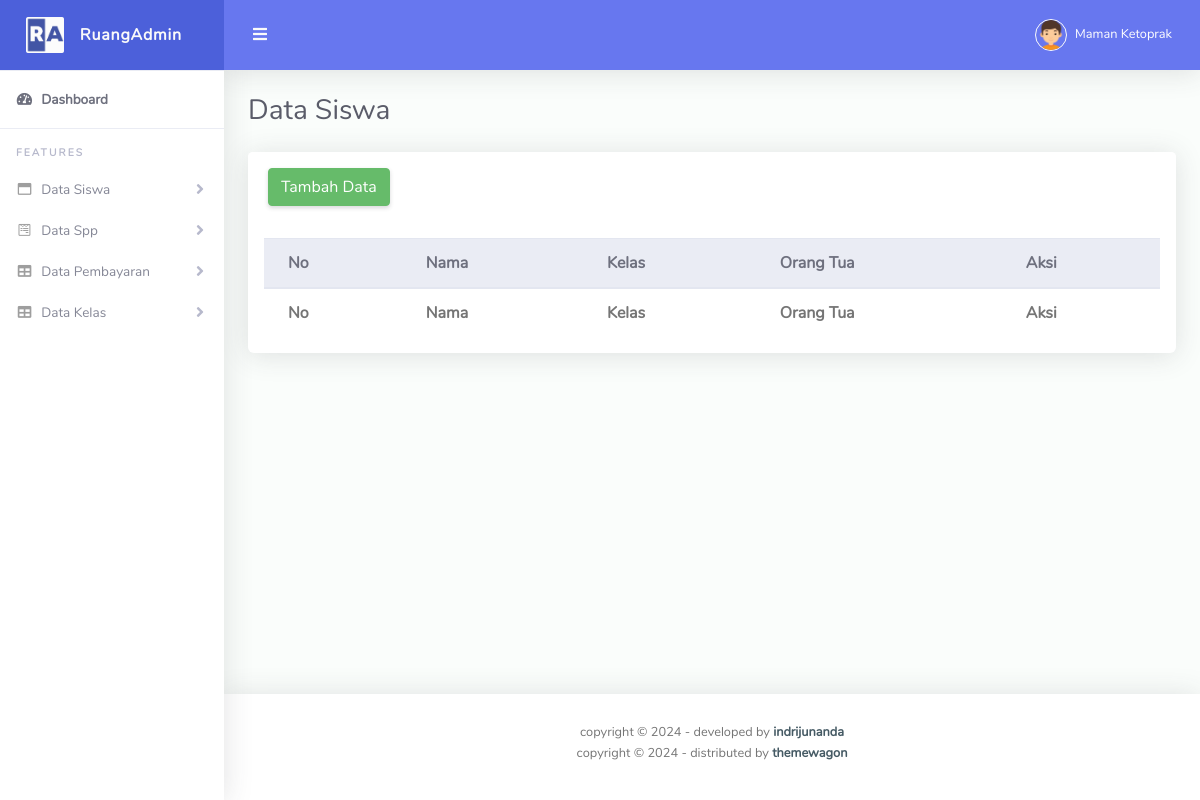
Page /admin/siswa.php (signed in) on the earlier database version.
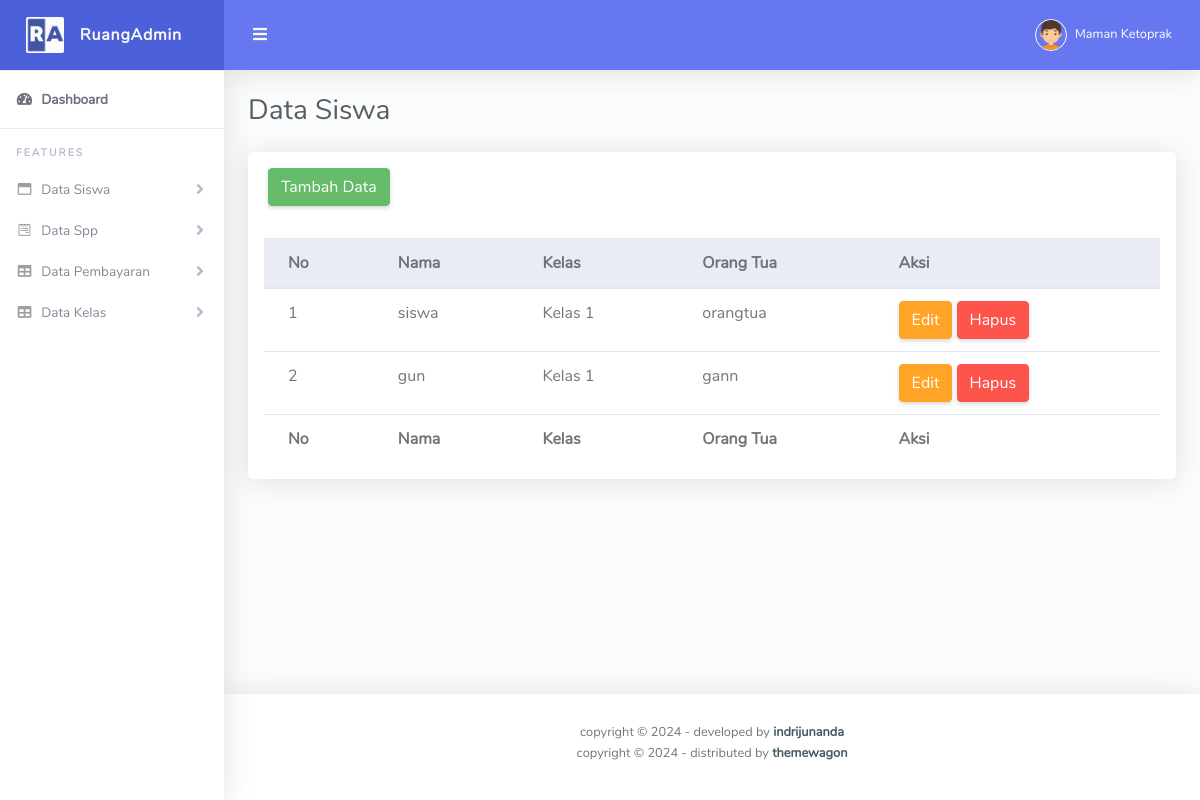
Same page on the later database version.
### tables this page shows
CREATE TABLE `siswa_221043` (
  `id_221043` int(11) NOT NULL,
  `nama_221043` varchar(255) NOT NULL,
  `username_221043` varchar(255) NOT NULL,
  `id_kelas_221043` int(11) NOT NULL,
  `alamat_221043` text DEFAULT NULL,
  `orangtua_id_221043` int(11) DEFAULT NULL,
  `password_221043` varchar(255) NOT NULL
);

CREATE TABLE `kelas_221043` (
  `id_221043` int(11) NOT NULL,
  `kelas_221043` varchar(255) NOT NULL
);

CREATE TABLE `orangtua_221043` (
  `id_221043` int(11) NOT NULL,
  `nama_221043` varchar(255) NOT NULL,
  `username_221043` varchar(255) NOT NULL,
  `email_221043` varchar(255) NOT NULL,
  `password_221043` varchar(255) NOT NULL
);

### admin/siswa.php (the view, shortened to what this page needs)
<?php
include '../koneksi.php';
?>
<!DOCTYPE html>
<html lang="en">
<head>
  <link href="../assets/vendor/fontawesome-free/css/all.min.css" rel="stylesheet" type="text/css">
  <link href="../assets/vendor/bootstrap/css/bootstrap.min.css" rel="stylesheet" type="text/css">
  <link href="../assets/css/ruang-admin.min.css" rel="stylesheet">
  <link href="../assets/vendor/datatables/dataTables.bootstrap4.min.css" rel="stylesheet">
</head>
<body id="page-top">
  <div id="wrapper">
    <ul class="navbar-nav sidebar sidebar-light accordion" id="accordionSidebar">
      <a class="sidebar-brand d-flex align-items-center justify-content-center" href="index.html">
        <div class="sidebar-brand-icon">
          <img src="img/logo/logo2.png">
        </div>
        <div class="sidebar-brand-text mx-3">RuangAdmin</div>
      </a>
      <hr class="sidebar-divider my-0">
      <li class="nav-item active">
        <a class="nav-link" href="index.php">
          <i class="fas fa-fw fa-tachometer-alt"></i>
          <span>Dashboard</span></a>
      </li>
      <hr class="sidebar-divider">
      <div class="sidebar-heading">
        Features
      </div>
      <li class="nav-item">
        <a class="nav-link collapsed" href="#" data-toggle="collapse" data-target="#collapseBootstrap"
          aria-expanded="true" aria-controls="collapseBootstrap">
          <i class="far fa-fw fa-window-maximize"></i>
          <span>Data Siswa</span>
        </a>
      </li>
      <li class="nav-item">
        <a class="nav-link collapsed" href="#" data-toggle="collapse" data-target="#collapseForm" aria-expanded="true"
          aria-controls="collapseForm">
          <i class="fab fa-fw fa-wpforms"></i>
          <span>Data Spp</span>
        </a>
      </li>
      <li class="nav-item">
        <a class="nav-link collapsed" href="#" data-toggle="collapse" data-target="#collapseTable" aria-expanded="true"
          aria-controls="collapseTable">
          <i class="fas fa-fw fa-table"></i>
          <span>Data Pembayaran</span>
        </a>
      </li>
      <li class="nav-item">
        <a class="nav-link collapsed" href="#" data-toggle="collapse" data-target="#kelas" aria-expanded="true"
          aria-controls="kelas">
          <i class="fas fa-fw fa-table"></i>
          <span>Data Kelas</span>
        </a>
      </li>
    </ul>
    <div id="content-wrapper" class="d-flex flex-column">
      <div id="content">
        <nav class="navbar navbar-expand navbar-light bg-navbar topbar mb-4 static-top">
          <button id="sidebarToggleTop" class="btn btn-link rounded-circle mr-3">
            <i class="fa fa-bars"></i>
          </button>
          <ul class="navbar-nav ml-auto">
            <li class="nav-item dropdown no-arrow">
              <a class="nav-link dropdown-toggle" href="#" id="userDropdown" role="button" data-toggle="dropdown"
                aria-haspopup="true" aria-expanded="false">
                <img class="img-profile rounded-circle" src="img/boy.png" style="max-width: 60px">
                <span class="ml-2 d-none d-lg-inline text-white small">Maman Ketoprak</span>
              </a>
            </li>
          </ul>
        </nav>
        <div class="container-fluid" id="container-wrapper">
          <div class="d-sm-flex align-items-center justify-content-between mb-4">
            <h1 class="h3 mb-0 text-gray-800">Data Siswa</h1>
          </div>
          <div class="row">
            <div class="col-lg-12">
              <div class="card mb-4">
                <div class="card-header py-3 d-flex flex-row align-items-center justify-content-between">
                  <a class="btn btn-success" href="tambahsiswa.php">Tambah Data</a>
                </div>
                <div class="table-responsive p-3">
                  <table class="table align-items-center table-flush" id="dataTable">
                    <thead class="thead-light">
                      <tr>
                        <th>No</th>
                        <th>Nama</th>
                        <th>Kelas</th>
                        <th>Orang Tua</th>
                        <th>Aksi</th>
                      </tr>
                    </thead>
                    <tfoot>
                      <tr>
                        <th>No</th>
                        <th>Nama</th>
                        <th>Kelas</th>
                        <th>Orang Tua</th>
                        <th>Aksi</th>
                      </tr>
                    </tfoot>
                    <tbody>
                    <?php
                            $no = 1;
                            $tampil = mysqli_query($koneksi, "SELECT
                                                                  siswa_221043.*,
                                                                  orangtua_221043.nama_221043 AS nama_orang_tua,
                                                                  kelas_221043.kelas_221043 AS nama_kelas
                                                              FROM
                                                                  siswa_221043
                                                              JOIN
                                                                  orangtua_221043 ON siswa_221043.orangtua_id_221043 = orangtua_221043.id_221043
                                                              JOIN
                                                                  kelas_221043 ON siswa_221043.id_kelas_221043 = kelas_221043.id_221043");
                            while($data = mysqli_fetch_array($tampil)):
                        ?>
                      <tr>
                        <td><?= $no++ ?></td>
                        <td><?= $data['nama_221043'] ?></td>
                        <td><?= $data['nama_kelas'] ?></td>
                        <td><?= $data['nama_orang_tua'] ?></td>
                        <td>
                            <a class="btn btn-warning" href="editsiswa.php?hal=edit&id=<?= $data['id_221043']?>">Edit</a>
                            <a class="btn btn-danger" href="siswa.php?hal=hapus&id=<?= $data['orangtua_id_221043']?>" onclick="return confirm('Apakah Anda Yakin Ingin Menghapus Data?')">Hapus</a>
                        </td>
                      </tr>
                      <?php
                            endwhile;
                        ?>
                    </tbody>
                  </table>
                </div>
              </div>
            </div>
          </div>
        </div>
      </div>
      <footer class="sticky-footer bg-white">
        <div class="container my-auto">
          <div class="copyright text-center my-auto">
            <span>copyright &copy; <script> document.write(new Date().getFullYear()); </script> - developed by
              <b><a href="https://indrijunanda.gitlab.io/" target="_blank">indrijunanda</a></b>
            </span>
          </div>
        </div>
        <div class="container my-auto py-2">
          <div class="copyright text-center my-auto">
            <span>copyright &copy; <script> document.write(new Date().getFullYear()); </script> - distributed by
              <b><a href="https://themewagon.com/" target="_blank">themewagon</a></b>
            </span>
          </div>
        </div>
      </footer>
    </div>
  </div>
</body>
</html>

Differences in the rows shown:
added siswa_221043: nama_221043 "siswa", id_kelas_221043.kelas_221043 "Kelas 1", orangtua_id_221043.nama_221043 "orangtua"
added siswa_221043: nama_221043 "gun", id_kelas_221043.kelas_221043 "Kelas 1", orangtua_id_221043.nama_221043 "gann"
